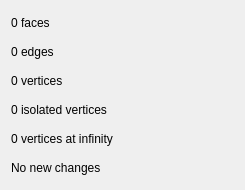
<?xml version="1.0" encoding="UTF-8"?>
<ui version="4.0">
 <class>QArrangementInfoWidget</class>
 <widget class="QWidget" name="QArrangementInfoWidget">
  <property name="geometry">
   <rect>
    <x>0</x>
    <y>0</y>
    <width>245</width>
    <height>190</height>
   </rect>
  </property>
  <property name="sizePolicy">
   <sizepolicy hsizetype="Expanding" vsizetype="Fixed">
    <horstretch>0</horstretch>
    <verstretch>0</verstretch>
   </sizepolicy>
  </property>
  <property name="minimumSize">
   <size>
    <width>194</width>
    <height>190</height>
   </size>
  </property>
  <property name="maximumSize">
   <size>
    <width>16777215</width>
    <height>190</height>
   </size>
  </property>
  <property name="windowTitle">
   <string>Arrangement info</string>
  </property>
  <property name="windowIcon">
   <iconset resource="../rc/QArrangementLabellingWindow.qrc">
    <normaloff>:/dialog-information.png</normaloff>:/dialog-information.png</iconset>
  </property>
  <layout class="QVBoxLayout" name="verticalLayout">
   <item>
    <widget class="QLabel" name="_labelFaces">
     <property name="text">
      <string>0 faces</string>
     </property>
    </widget>
   </item>
   <item>
    <widget class="QLabel" name="_labelEdges">
     <property name="text">
      <string>0 edges</string>
     </property>
    </widget>
   </item>
   <item>
    <widget class="QLabel" name="_labelVertices">
     <property name="text">
      <string>0 vertices</string>
     </property>
    </widget>
   </item>
   <item>
    <widget class="QLabel" name="_labelIsolatedVertices">
     <property name="text">
      <string>0 isolated vertices</string>
     </property>
    </widget>
   </item>
   <item>
    <widget class="QLabel" name="_labelVerticesAtInfinity">
     <property name="text">
      <string>0 vertices at infinity</string>
     </property>
    </widget>
   </item>
   <item>
    <widget class="QLabel" name="_labelChanged">
     <property name="text">
      <string>No new changes</string>
     </property>
    </widget>
   </item>
  </layout>
 </widget>
 <resources>
  <include location="../rc/QArrangementLabellingWindow.qrc"/>
 </resources>
 <connections/>
</ui>
